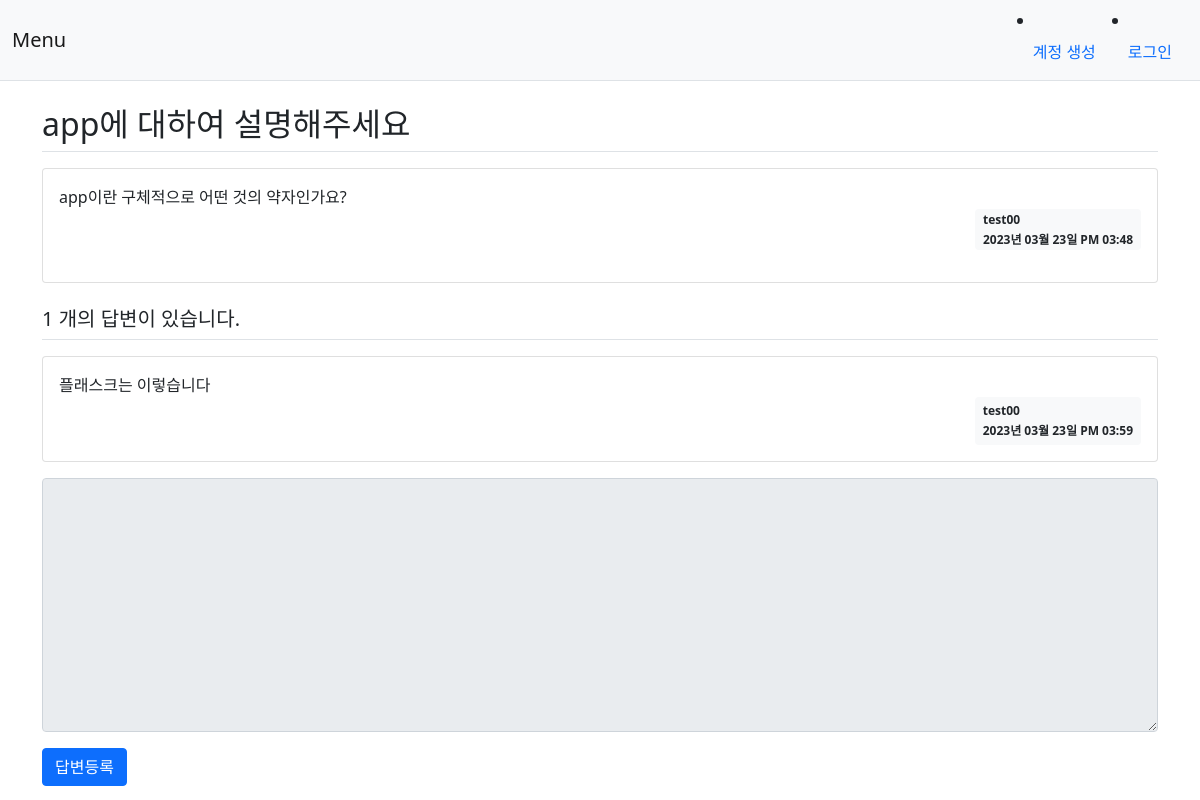
The app's page /question/detail/1/ with its own data.
### app/models.py (models this page shows)
class Question(db.Model):
    id = db.Column(db.Integer, primary_key = True)
    subject = db.Column(db.String(200), nullable=False)
    content = db.Column(db.Text(), nullable=False)
    modify_date = db.Column(db.DateTime(), nullable=True)
    create_date = db.Column(db.DateTime(), nullable=False)
    user_id = db.Column(db.Integer, db.ForeignKey('user.id', ondelete='CASCADE'), nullable=False)
    user = db.relationship('User', backref=db.backref('question_set'))

class User(db.Model):
    id = db.Column(db.Integer, primary_key = True)
    username = db.Column(db.String(150), unique=True, nullable=False)
    password = db.Column(db.String(200), nullable=False)
    email = db.Column(db.String(120), unique=True, nullable=False)

class Answer(db.Model):
    id = db.Column(db.Integer, primary_key=True)
    question_id = db.Column(db.Integer, db.ForeignKey('question.id', ondelete='CASCADE'))
    question = db.relationship('Question', backref=db.backref('answer_set', cascade='all, delete-orphan'))
    content = db.Column(db.Text(), nullable=False)
    modify_date = db.Column(db.DateTime(), nullable=True)
    create_date = db.Column(db.DateTime(), nullable=False)
    user_id = db.Column(db.Integer, db.ForeignKey('user.id', ondelete = 'CASCADE'), nullable=False)
    user = db.relationship('User', backref=db.backref('answer_set'))

### app/views/question_view.py (the view)
@bp.route('/detail/<int:question_id>/')
def detail(question_id):
  form = AnswerForm()
  question_detail = Question.query.get_or_404(question_id)
  return render_template('question/question_detail.html', question_detail = question_detail, form=form)

### app/forms.py
class AnswerForm(FlaskForm):
    content=TextAreaField('내용', validators=[DataRequired('내용은 필수입력 항목입니다.')])

### app/filter.py (called while the page is built)
def format_date(value, fmt='%Y년 %m월 %d일 %p %I:%M'):
    return value.strftime(fmt)

### app/views/auth_view.py (called while the page is built)
@bp.before_app_request
def load_logged_in_user():
    user_id = session.get('user_id')
    if user_id is None:
        g.user = None
    else :
        g.user = User.query.get(user_id)

### app/templates/question/question_detail.html (shortened to what this page needs)
{% extends 'base.html' %}
{% block content %}
<div class="container my-3">
  <h2 class="border-bottom py-2">{{ question_detail.subject }}</h2>
  <div class="card my-3">
    <div class="card-body">
      <div class="card-text" style="white-space: pre-line;">{{ question_detail.content }}</div>
      <div class="d-flex justify-content-end">
        <div class="badge bg-light text-dark p2 text-start">
          <div class="mb-2">{{ question_detail.user.username }}</div>
          <div>{{ question_detail.create_date|datetime }}</div>
        </div>
      </div>
    </div>
  </div>
  <h5 class="border-bottom my-3 py-2">{{ question_detail.answer_set|length}} 개의 답변이 있습니다.</h5>
  {% for answer in question_detail.answer_set %}
    <div class="card my-3">
      <div class="card-body">
        <div class="card-text" style="white-space: pre-line;">{{ answer.content}}</div>
        <div class="d-flex justify-content-end">
          <div class="badge bg-light text-dark p-2 text-start">
            <div class="mb-2">{{ answer.user.username }}</div>
            <div>{{ answer.create_date|datetime }}</div>
          </div>
        </div>
      </div>
    </div>
  {% endfor %}
  <form action="{{ url_for('answer.create', question_id=question_detail.id) }}" method="post" class="my-3">
    <div class="mb-3">
      <textarea {% if not g.user %}disabled{% endif %} name="content" id="content" class="form-control" rows="10"></textarea>
    </div>
    <input type="submit" value="답변등록" class="btn btn-primary">
  </form>
</div>
{% endblock %}

### records on screen
Question: subject "app에 대하여 설명해주세요", content "app이란 구체적으로 어떤 것의 약자인가요?", create_date "2023년 03월 23일 PM 03:48"
User: user.username "test00"
Answer: content "플래스크는 이렇습니다", user.username "test00", create_date "2023년 03월 23일 PM 03:59"

### other values on screen
{{ question_detail.answer_set|length }} "1"
